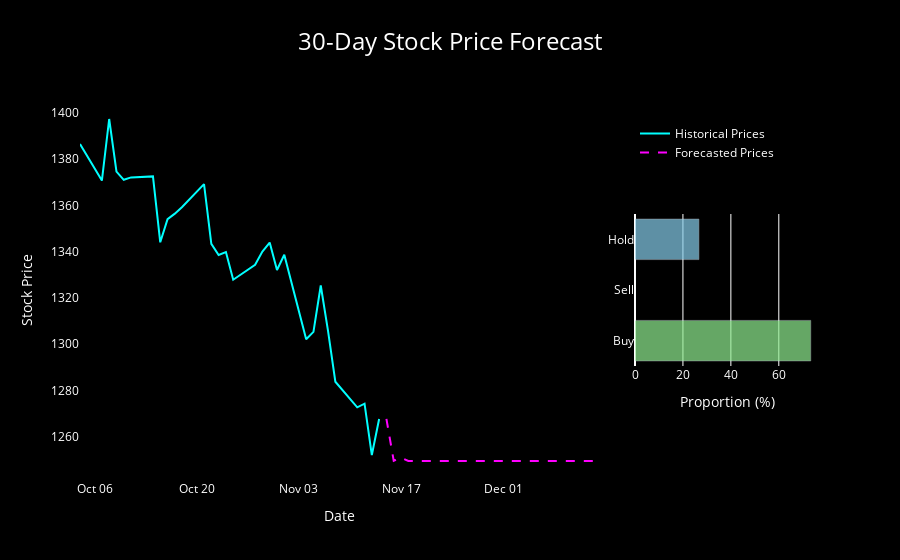

Source (notebook cell):
### Code cell
import plotly.graph_objects as go
import pandas as pd

# Historical Data
historical_data = pd.DataFrame({
    'Date': dates,  # Use fixed datetime dates
    'Price': df['Close']  # Historical prices
})
historical_data = historical_data.iloc[-30:]

# Forecast Data
forecast_data = pd.DataFrame({
    'Date': forecast_dates,  # Generated future dates
    'Price': forecasted_prices_original  # Forecasted prices
})

# Example proportions for Buy, Sell, Hold
historical_prices = historical_data['Price'].values
predicted_prices = forecast_data['Price'].values
threshold = 0.05  # 2% threshold

# Compute buy, sell, hold
buy_signals = (predicted_prices > historical_prices * (1 + threshold)).sum()
sell_signals = (predicted_prices < historical_prices * (1 - threshold)).sum()
hold_signals = len(historical_prices) - buy_signals - sell_signals

# Total signals
total_signals = buy_signals + sell_signals + hold_signals
sell = (buy_signals / total_signals) * 100
buy = (sell_signals / total_signals) * 100
hold = (hold_signals / total_signals) * 100

# buy = 50
# sell = 30
# hold = 20

# Plot customization
fig = go.Figure()

# Add historical data trace
fig.add_trace(go.Scatter(
    x=historical_data['Date'],
    y=historical_data['Price'],
    mode='lines',
    name='Historical Prices',
    line=dict(color='cyan', width=2),
    hoverlabel=dict(bgcolor="black", font_color="white")
))

# Add forecasted data trace
fig.add_trace(go.Scatter(
    x=forecast_data['Date'],
    y=forecast_data['Price'],
    mode='lines',
    name='Forecasted Prices',
    line=dict(color='magenta', width=2, dash='dash'),
    hoverlabel=dict(bgcolor="black", font_color="white")
))

# Add a horizontal bar chart for Buy, Sell, Hold
fig.add_trace(go.Bar(
    x=[buy, sell, hold],  # Values
    y=['Buy', 'Sell', 'Hold'],  # Categories
    orientation='h',  # Horizontal bar chart
    marker=dict(color=['#90EE90', '#FFA07A', '#87CEEB']),
    opacity=0.7,
    xaxis='x2',
    yaxis='y2',
    showlegend=False
))

# fig.add_trace(go.Bar(
#     x=[buy, sell, hold],  # Values
#     y=['Buy', 'Sell', 'Hold'],  # Categories
#     orientation='h',  # Horizontal bar chart
#     marker=dict(
#         color=['#90EE90', '#FFA07A', '#87CEEB'],  # Subtle pastel colors
#         line=dict(
#             color=['#50C878', '#FF6347', '#4682B4'],  # Slightly darker outlines
#             width=2  # Outline thickness for the curvy effect
#         ),
#         opacity=0.85  # Slight transparency for subtlety
#     ),
#     width=0.4,  # Slimmer bars for aesthetics
#     showlegend=False
# ))

# Update layout for dark theme and bar chart positioning
fig.update_layout(
    title=dict(
        text='30-Day Stock Price Forecast',
        font=dict(size=24, color='white'),
        x=0.5
    ),
    xaxis=dict(
        title='Date',
        showgrid=False,
        gridcolor='gray',
        color='white',
        tickformat='%b %d',
        domain=[0, 0.7]  # Shrink main plot horizontally to free space
    ),
    yaxis=dict(
        title='Stock Price',
        showgrid=False,
        gridcolor='gray',
        color='white'
    ),
    xaxis2=dict(
        domain=[0.75, 1],  # Position bar chart on the right side
        anchor='y2',
        title='Proportion (%)',
        color='white',
        showline=False
    ),
    yaxis2=dict(
        domain=[0.3, 0.7],  # Center vertically relative to the main plot
        anchor='x2',
        color='white',
        showline=False
    ),
    paper_bgcolor='black',  # Dark background
    plot_bgcolor='black',
    legend=dict(
        font=dict(size=12, color='white'),
        bgcolor='rgba(0,0,0,0.5)',
        x=0.75,  # Position legend near the bar chart
        y=0.95
    )
)

# Show the plot
fig.show()

### Figure 1 — Plotly figure (JSON) as saved in the notebook; plotly's stock layout.template omitted (floating-point values rounded to 4 significant figures)
{"data": [{"hoverlabel": {"bgcolor": "black", "font": {"color": "white"}}, "line": {"color": "cyan", "width": 2}, "mode": "lines", "name": "Historical Prices", "type": "scatter", "x": ["2024-10-04T00:00:00+00:00", "2024-10-07T00:00:00+00:00", "2024-10-08T00:00:00+00:00", "2024-10-09T00:00:00+00:00", "2024-10-10T00:00:00+00:00", "2024-10-11T00:00:00+00:00", "2024-10-14T00:00:00+00:00", "2024-10-15T00:00:00+00:00", "2024-10-16T00:00:00+00:00", "2024-10-17T00:00:00+00:00", "2024-10-18T00:00:00+00:00", "2024-10-21T00:00:00+00:00", "2024-10-22T00:00:00+00:00", "2024-10-23T00:00:00+00:00", "2024-10-24T00:00:00+00:00", "2024-10-25T00:00:00+00:00", "2024-10-28T00:00:00+00:00", "2024-10-29T00:00:00+00:00", "2024-10-30T00:00:00+00:00", "2024-10-31T00:00:00+00:00", "2024-11-01T00:00:00+00:00", "2024-11-04T00:00:00+00:00", "2024-11-05T00:00:00+00:00", "2024-11-06T00:00:00+00:00", "2024-11-07T00:00:00+00:00", "2024-11-08T00:00:00+00:00", "2024-11-11T00:00:00+00:00", "2024-11-12T00:00:00+00:00", "2024-11-13T00:00:00+00:00", "2024-11-14T00:00:00+00:00"], "y": [1387.0, 1371.0, 1397.0, 1375.0, 1371.0, 1372.0, 1373.0, 1344.0, 1354.0, 1356.0, 1359.0, 1369.0, 1343.0, 1339.0, 1340.0, 1328.0, 1334.0, 1340, 1344.0, 1332.0, 1339.0, 1302.0, 1305.0, 1325.0, 1306.0, 1284.0, 1273.0, 1274.0, 1252.0, 1268.0]}, {"hoverlabel": {"bgcolor": "black", "font": {"color": "white"}}, "line": {"color": "magenta", "dash": "dash", "width": 2}, "mode": "lines", "name": "Forecasted Prices", "type": "scatter", "x": ["2024-11-15T00:00:00+00:00", "2024-11-16T00:00:00+00:00", "2024-11-17T00:00:00+00:00", "2024-11-18T00:00:00+00:00", "2024-11-19T00:00:00+00:00", "2024-11-20T00:00:00+00:00", "2024-11-21T00:00:00+00:00", "2024-11-22T00:00:00+00:00", "2024-11-23T00:00:00+00:00", "2024-11-24T00:00:00+00:00", "2024-11-25T00:00:00+00:00", "2024-11-26T00:00:00+00:00", "2024-11-27T00:00:00+00:00", "2024-11-28T00:00:00+00:00", "2024-11-29T00:00:00+00:00", "2024-11-30T00:00:00+00:00", "2024-12-01T00:00:00+00:00", "2024-12-02T00:00:00+00:00", "2024-12-03T00:00:00+00:00", "2024-12-04T00:00:00+00:00", "2024-12-05T00:00:00+00:00", "2024-12-06T00:00:00+00:00", "2024-12-07T00:00:00+00:00", "2024-12-08T00:00:00+00:00", "2024-12-09T00:00:00+00:00", "2024-12-10T00:00:00+00:00", "2024-12-11T00:00:00+00:00", "2024-12-12T00:00:00+00:00", "2024-12-13T00:00:00+00:00", "2024-12-14T00:00:00+00:00"], "y": [1268.0, 1250.0, 1251.0, 1249.0, 1249.0, 1250.0, 1250.0, 1249.0, 1249.0, 1250.0, 1250.0, 1249.0, 1249.0, 1250.0, 1250.0, 1249.0, 1249.0, 1250.0, 1250.0, 1249.0, 1249.0, 1250.0, 1250.0, 1249.0, 1249.0, 1250.0, 1250.0, 1249.0, 1249.0, 1250.0]}, {"marker": {"color": ["#90EE90", "#FFA07A", "#87CEEB"]}, "opacity": 0.7, "orientation": "h", "showlegend": false, "type": "bar", "x": [73.33, 0, 26.67], "xaxis": "x2", "y": ["Buy", "Sell", "Hold"], "yaxis": "y2"}], "layout": {"legend": {"bgcolor": "rgba(0,0,0,0.5)", "font": {"color": "white", "size": 12}, "x": 0.75, "y": 0.95}, "paper_bgcolor": "black", "plot_bgcolor": "black", "title": {"font": {"color": "white", "size": 24}, "text": "30-Day Stock Price Forecast", "x": 0.5}, "xaxis": {"color": "white", "domain": [0, 0.7], "gridcolor": "gray", "showgrid": false, "tickformat": "%b %d", "title": {"text": "Date"}}, "xaxis2": {"anchor": "y2", "color": "white", "domain": [0.75, 1], "showline": false, "title": {"text": "Proportion (%)"}}, "yaxis": {"color": "white", "gridcolor": "gray", "showgrid": false, "title": {"text": "Stock Price"}}, "yaxis2": {"anchor": "x2", "color": "white", "domain": [0.3, 0.7], "showline": false}}}
